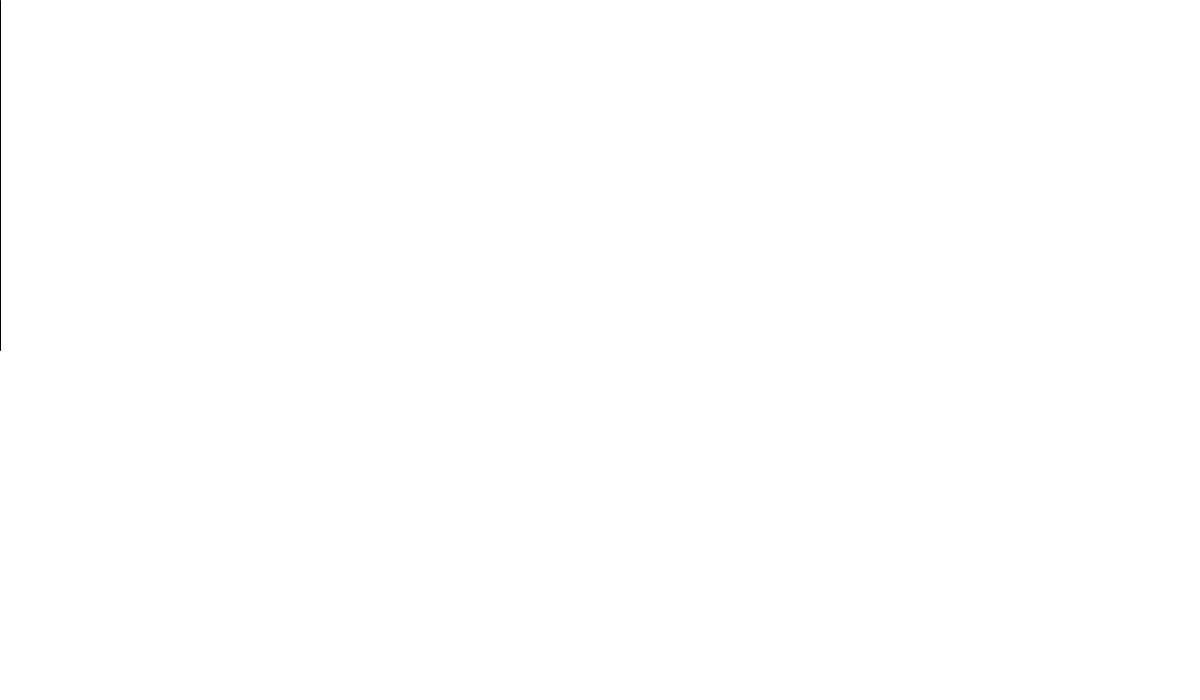
Frame 1 (no input)
Frame 60 (the mouse pressed at the canvas centre just before this capture): identical to frame 1, image omitted
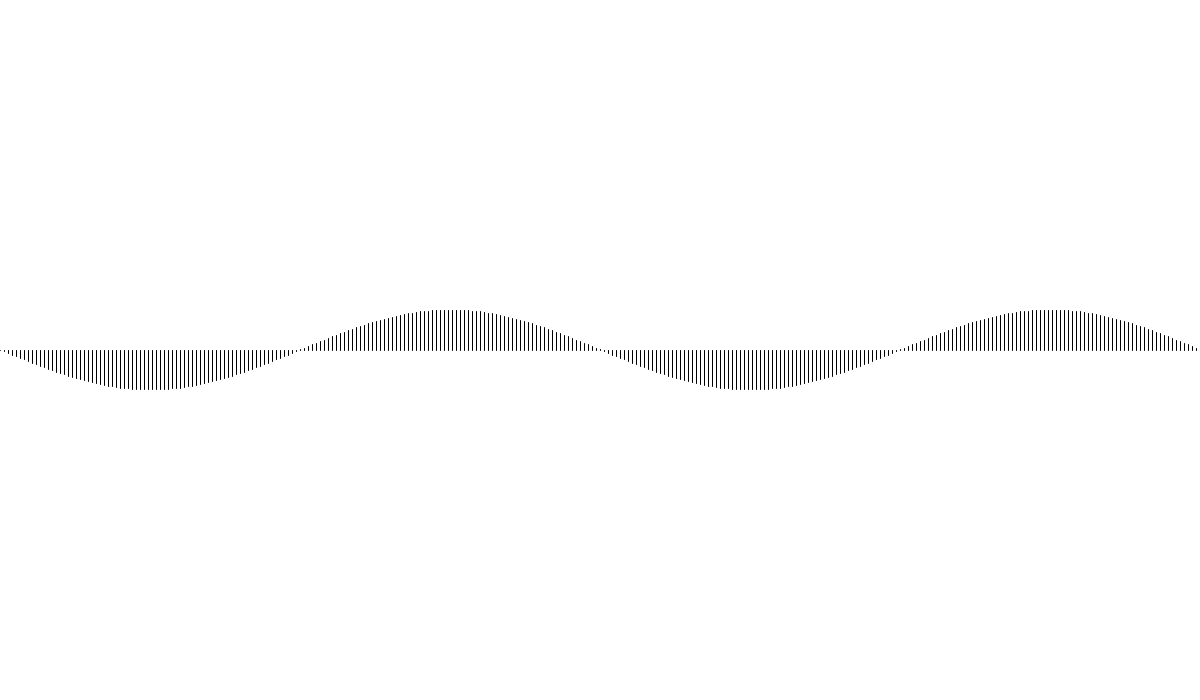
Frame 120 (the mouse held since frame 60 and released just before this capture)

The Processing sketch that drew these frames (run headless with seeded random() and noise(); from frame 60 on, the mouse is pressed at the canvas centre):

// Processing sketch: processing_94729
// ── processing_94729.pde

void setup(){

  size(1200,700);
  frameRate(10);
}
void draw(){
    background(255);
  float a = 0.0;
float inc = TWO_PI/mouseX*4;

for (int i = 0; i < 1200; i=i+4) {
  line(i, mouseY, i, 350+sin(a)*40.0);
  a = a + inc;
}

}
